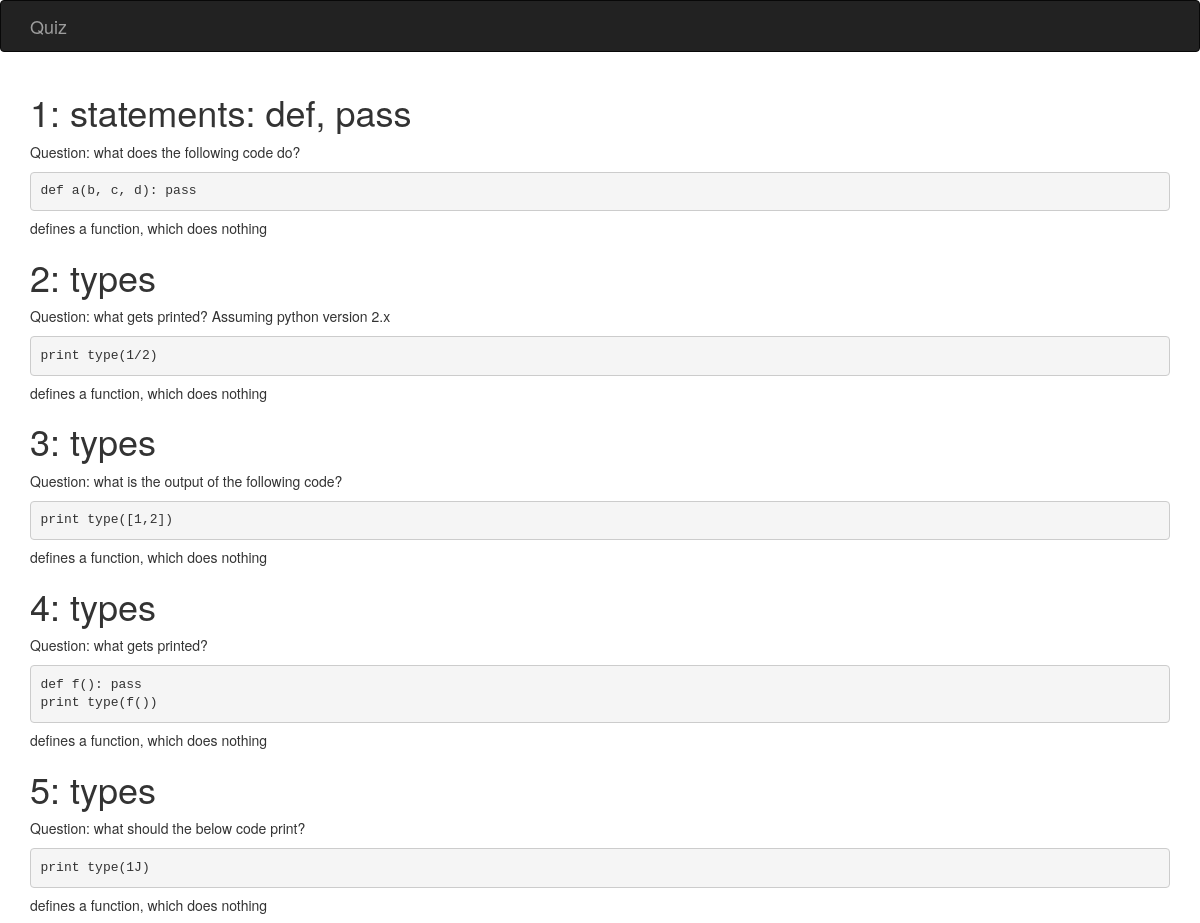
/test, run on the app's committed database.
### quiz/models.py (models this page shows, shortened)
class Quiz(db.Model):
    id = db.Column(db.Integer, primary_key=True)
    title = db.Column(db.String)
    question = db.Column(db.String)
    code = db.Column(db.Text)
    description = db.Column(db.String)
    choices = db.relationship('Choice', backref='quiz')

class Choice(db.Model):
    id = db.Column(db.Integer, primary_key=True)
    content = db.Column(db.String)
    correct = db.Column(db.Boolean)
    quiz_id = db.Column(db.Integer, db.ForeignKey('quiz.id'))

### quiz/views.py (the view)
@app.route('/test', methods=['GET', 'POST'])
def test():
    qids = [1, 2, 3, 4, 5]
    if request.method == 'GET':
        quiz_list = [Quiz.query.filter_by(id=qid).first() for qid in qids]
        choices = []
        for quiz in quiz_list:
            for choice in quiz.choices:
                if choice.correct == True:
                    choices.append(choice.content)
        return render_template('test.html', quizzes=quiz_list, choices=choices)

### quiz/templates/test.html
{% extends "base.html" %}
{% block page_content %}
    {% set count = 0 %}
    {% for quiz in quizzes%}
        <h1>{{ quiz.title }}</h1>
        <p>Question: {{ quiz.question }}</p>
        <pre>{{ quiz.code }}</pre>
        <h5>{{ choices[count] }}</h5>
        {% set count = count + 1 %}
    {% endfor %}
{% endblock %}

### quiz/templates/base.html (shortened to what this page needs)
{% extends 'bootstrap/base.html' %}
{% block navbar %}
<div class='navbar navbar-inverse' role='navigation'>
    <div class='container'>
        <a class='navbar-brand' href='{{ url_for('index') }}'>Quiz</a>
    </div>
</div>
{% endblock %}
{% block content %}
<div class='container'>
    {% block page_content %}{% endblock %}
</div>
{% endblock %}

### data on the page
Quiz: title "1: statements: def, pass", question "what does the following code do?", code "def a(b, c, d): pass"
Choice: content "defines a function, which does nothing"
Quiz: title "2: types", question "what gets printed? Assuming python version 2.x", code "print type(1/2)"
Quiz: title "3: types", question "what is the output of the following code?", code "print type([1,2])"
Quiz: title "4: types", question "what gets printed?", code "def f(): pass print type(f())"
Quiz: title "5: types", question "what should the below code print?", code "print type(1J)"
